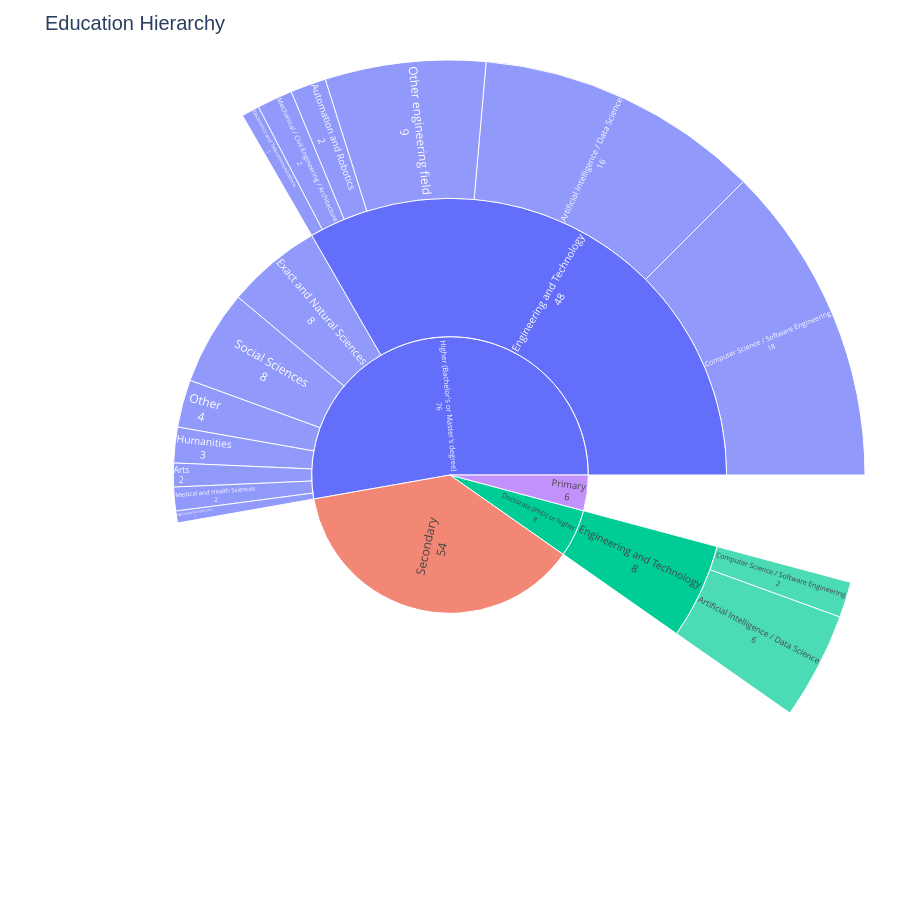

The notebook cell this image was saved under:
### Code cell
import numpy as np
import pandas as pd
import plotly.graph_objects as go

df_p2 = df.copy()
pipeline_cols = ['education', 'education_field', 'engineering_specialization']

# 1. Standardize missing values
cleanup_values = ['N/A', '', ' ', 'nan', 'NaN', 'None', '<NA>']
df_p2[pipeline_cols] = df_p2[pipeline_cols].replace(cleanup_values, np.nan)

# 2. Build the exact tree structure manually
ids = []
labels = []
parents = []
values = []

for ed, df_ed in df_p2.groupby('education', dropna=False):
    if pd.isna(ed): continue # Drop missing roots
    
    ed_id = str(ed)
    ids.append(ed_id)
    labels.append(str(ed))
    parents.append("")
    values.append(len(df_ed))
    
    for field, df_field in df_ed.groupby('education_field', dropna=False):
        if pd.isna(field): continue # Drop missing fields!
        
        field_id = f"{ed_id}|{field}"
        ids.append(field_id)
        labels.append(str(field))
        parents.append(ed_id)
        values.append(len(df_field))
        
        for spec, df_spec in df_field.groupby('engineering_specialization', dropna=False):
            if pd.isna(spec): continue # Drop missing specializations!
            
            spec_id = f"{field_id}|{spec}"
            ids.append(spec_id)
            labels.append(str(spec))
            parents.append(field_id)
            values.append(len(df_spec))

# 3. Plot using the lower-level Graph Objects
fig = go.Figure(go.Sunburst(
    ids=ids,
    labels=labels,
    parents=parents,
    values=values,
    branchvalues="total", # THE MAGIC: Tells Plotly to leave unmatched parent space blank!
    textinfo="label+value", # Shows the category and the count cleanly
    insidetextorientation='radial' # Makes the text rotate with the slices for better reading
))

fig.update_layout(
    title="Education Hierarchy",
    title_font=dict(size=20, family="Arial"),
    width=900,
    height=900,
    margin=dict(t=60, l=10, r=10, b=10)
)

# 4. Force a static image render to bypass Jupyter's JS blocking
fig.show()

### Figure 1 — Plotly figure (JSON) as saved in the notebook; plotly's stock layout.template omitted (floating-point values rounded to 4 significant figures)
{"data": [{"branchvalues": "total", "ids": ["Doctorate (PhD) or higher", "Doctorate (PhD) or higher|Engineering and Technology", "Doctorate (PhD) or higher|Engineering and Technology|Artificial Intelligence / Data Science", "Doctorate (PhD) or higher|Engineering and Technology|Computer Science / Software Engineering", "Higher (Bachelor's or Master's degree)", "Higher (Bachelor's or Master's degree)|Agricultural Sciences", "Higher (Bachelor's or Master's degree)|Arts", "Higher (Bachelor's or Master's degree)|Engineering and Technology", "Higher (Bachelor's or Master's degree)|Engineering and Technology|Artificial Intelligence / Data Science", "Higher (Bachelor's or Master's degree)|Engineering and Technology|Automation and Robotics", "Higher (Bachelor's or Master's degree)|Engineering and Technology|Computer Science / Software Engineering", "Higher (Bachelor's or Master's degree)|Engineering and Technology|Electronics and Telecommunications", "Higher (Bachelor's or Master's degree)|Engineering and Technology|Mechanical / Civil Engineering / Architecture", "Higher (Bachelor's or Master's degree)|Engineering and Technology|Other engineering field", "Higher (Bachelor's or Master's degree)|Exact and Natural Sciences", "Higher (Bachelor's or Master's degree)|Humanities", "Higher (Bachelor's or Master's degree)|Medical and Health Sciences", "Higher (Bachelor's or Master's degree)|Other", "Higher (Bachelor's or Master's degree)|Social Sciences", "Primary", "Secondary"], "insidetextorientation": "radial", "labels": ["Doctorate (PhD) or higher", "Engineering and Technology", "Artificial Intelligence / Data Science", "Computer Science / Software Engineering", "Higher (Bachelor's or Master's degree)", "Agricultural Sciences", "Arts", "Engineering and Technology", "Artificial Intelligence / Data Science", "Automation and Robotics", "Computer Science / Software Engineering", "Electronics and Telecommunications", "Mechanical / Civil Engineering / Architecture", "Other engineering field", "Exact and Natural Sciences", "Humanities", "Medical and Health Sciences", "Other", "Social Sciences", "Primary", "Secondary"], "parents": ["", "Doctorate (PhD) or higher", "Doctorate (PhD) or higher|Engineering and Technology", "Doctorate (PhD) or higher|Engineering and Technology", "", "Higher (Bachelor's or Master's degree)", "Higher (Bachelor's or Master's degree)", "Higher (Bachelor's or Master's degree)", "Higher (Bachelor's or Master's degree)|Engineering and Technology", "Higher (Bachelor's or Master's degree)|Engineering and Technology", "Higher (Bachelor's or Master's degree)|Engineering and Technology", "Higher (Bachelor's or Master's degree)|Engineering and Technology", "Higher (Bachelor's or Master's degree)|Engineering and Technology", "Higher (Bachelor's or Master's degree)|Engineering and Technology", "Higher (Bachelor's or Master's degree)", "Higher (Bachelor's or Master's degree)", "Higher (Bachelor's or Master's degree)", "Higher (Bachelor's or Master's degree)", "Higher (Bachelor's or Master's degree)", "", ""], "textinfo": "label+value", "type": "sunburst", "values": [8, 8, 6, 2, 76, 1, 2, 48, 16, 2, 18, 1, 2, 9, 8, 3, 2, 4, 8, 6, 54]}], "layout": {"height": 900, "margin": {"b": 10, "l": 10, "r": 10, "t": 60}, "title": {"font": {"family": "Arial", "size": 20}, "text": "Education Hierarchy"}, "width": 900}}
